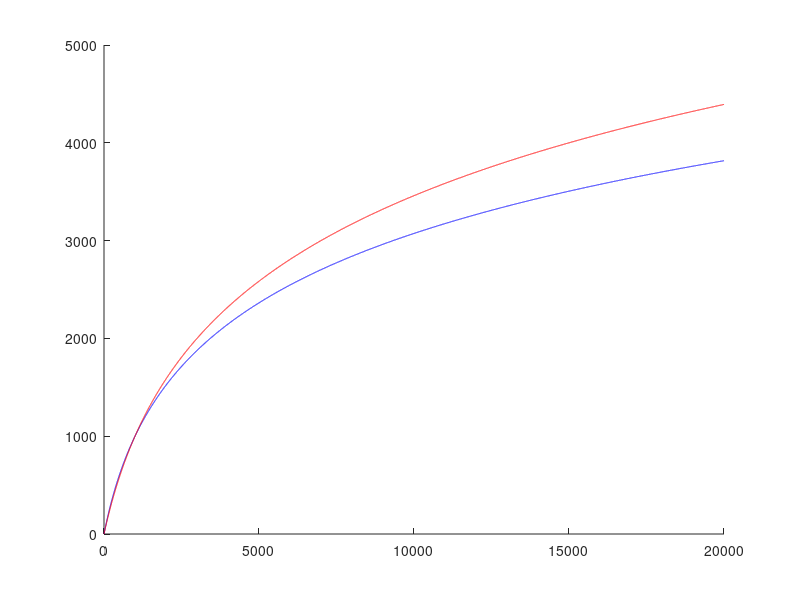

Write MATLAB code to recreate this figure.
1;
%Calcula los coeficientes de Mel para el Mel-frequency Cepstrum
t0 = 0;
tf = 20000;
dt = 1;

f = [t0:dt:tf];

mel = 2595*log10(1+f/700);
mel2 = 1000*log2(1+f/1000);
hold on;
plot(f,mel,'b');
plot(f,mel2,'r');
pause;
